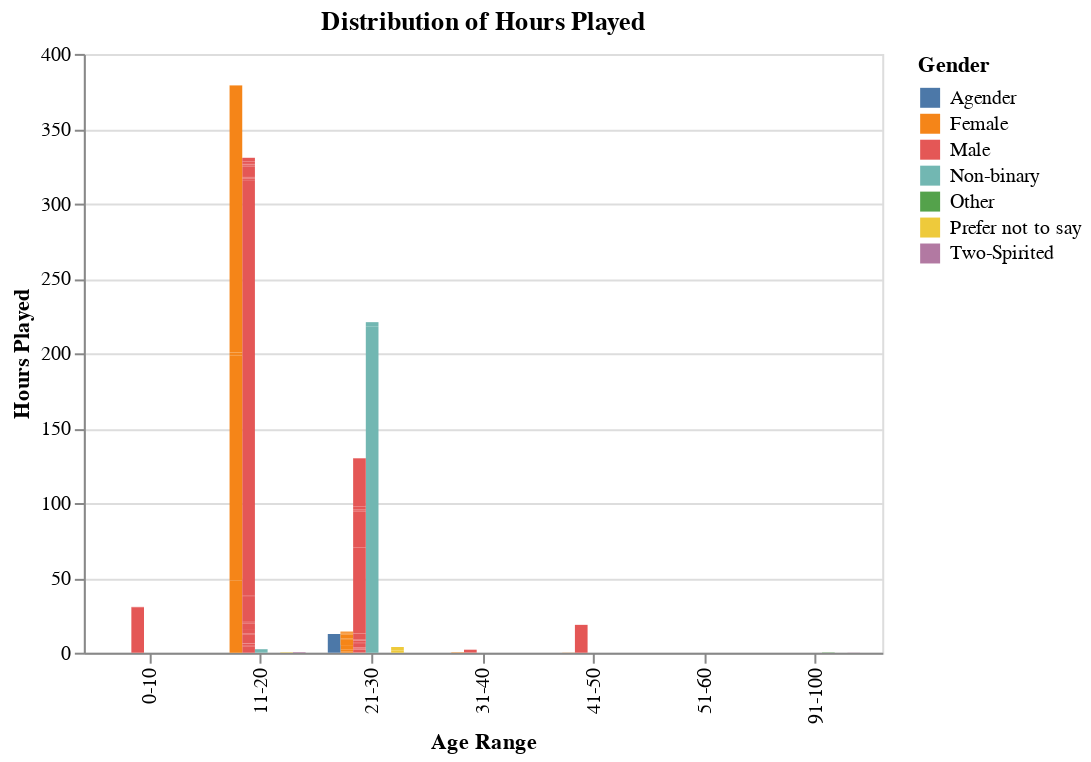

This figure's notebook cell:
### Code cell
hours_plot = alt.Chart(players_cleaned).mark_bar().encode(
    x=alt.X('age_group').title('Age Range'),
    y=alt.Y('played_hours').title('Hours Played'),
    color=alt.Color('gender').title('Gender'),
    xOffset='gender'
).properties(
    width=400,
    height=300,
    title='Distribution of Hours Played'
)
    
hours_plot

### Figure 1 — Vega-Lite specification as saved in the notebook (floating-point values rounded to 4 significant figures; data arrays with more than 128 entries replaced by an {"elided": "..."} marker saying what was removed)
{"config": {"view": {"continuousWidth": 300, "continuousHeight": 300}}, "data": {"name": "data-858ee5ef9bc49f393fa4342fb370ddc5"}, "mark": {"type": "bar"}, "encoding": {"color": {"field": "gender", "title": "Gender", "type": "nominal"}, "x": {"field": "age_group", "sort": ["0-10", "11-20", "21-30", "31-40", "41-50", "51-60", "61-70", "71-80", "81-90", "91-100"], "title": "Age Range", "type": "ordinal"}, "xOffset": {"field": "gender", "type": "nominal"}, "y": {"field": "played_hours", "title": "Hours Played", "type": "quantitative"}}, "height": 300, "title": "Distribution of Hours Played", "width": 400, "$schema": "https://vega.github.io/schema/vega-lite/v5.20.1.json", "datasets": {"data-858ee5ef9bc49f393fa4342fb370ddc5": {"elided": "196 records"}}}
